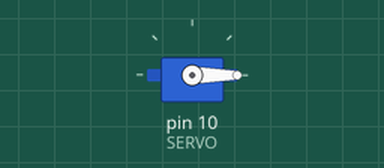
Bench run of a sketch on a simulated Arduino Uno, built with avr-gcc and run on an emulated ATmega328P. Shown: servo.

Above: at 0.1 s.
At 1.7 s:
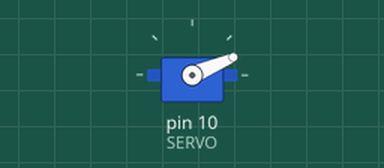
At 3.2 s:
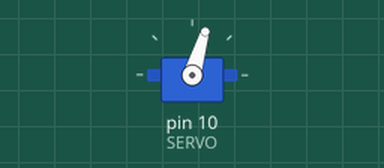
At 6.5 s:
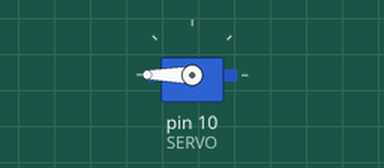
Timing chart, 0 to 8.0 s (numbered marks = the images above):
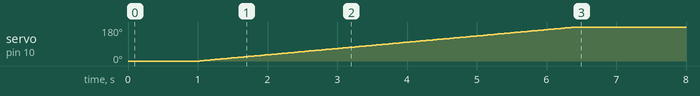

The sketch:

355_0.ino
```cpp
#include <Servo.h>

const int SERVO = 10;
Servo servo;

void setup() {
  servo.attach(SERVO);
  servo.write(0);

  delay(1000);

  for(int angle=0;angle<=180;angle++) {
  servo.write(angle);
  delay(30);
  }

  servo.detach();
}

void loop() {

}
```
